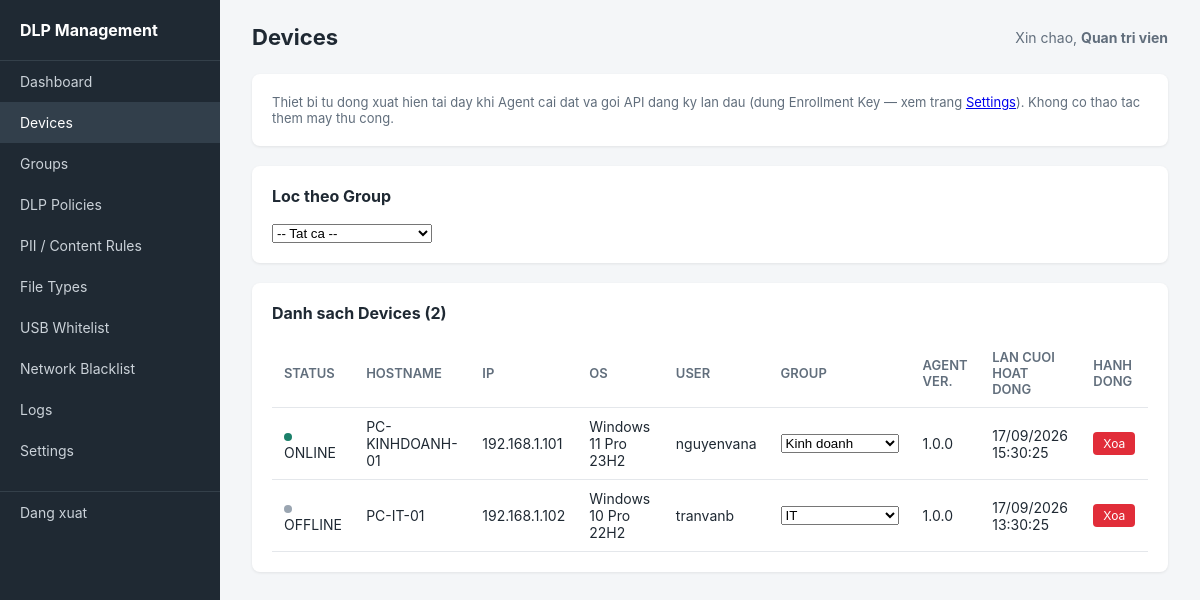
Page /admin/devices.php (signed in) on the committed database.
### tables this page shows
CREATE TABLE devices (
    id                  INT PRIMARY KEY AUTO_INCREMENT,
    hostname            VARCHAR(100) NOT NULL UNIQUE,
    ip_address          VARCHAR(45),
    os_info             VARCHAR(150),
    username            VARCHAR(100),
    group_id            INT DEFAULT NULL,
    api_token           VARCHAR(255) NOT NULL UNIQUE,
    agent_version       VARCHAR(20),
    status              ENUM('ONLINE','OFFLINE') DEFAULT 'OFFLINE',
    enrolled_via_key_id INT DEFAULT NULL,
    first_seen          DATETIME DEFAULT CURRENT_TIMESTAMP,
    last_seen           DATETIME,
    FOREIGN KEY (group_id) REFERENCES groups(id) ON DELETE SET NULL,
    FOREIGN KEY (enrolled_via_key_id) REFERENCES enrollment_keys(id) ON DELETE SET NULL,
    INDEX idx_devices_group (group_id),
    INDEX idx_devices_status (status)
);

CREATE TABLE groups (
    id              INT PRIMARY KEY AUTO_INCREMENT,
    name            VARCHAR(100) NOT NULL UNIQUE,
    description     TEXT,
    created_at      DATETIME DEFAULT CURRENT_TIMESTAMP
);

### includes/helpers.php (called while the page is built, shortened)
<?php
function h(?string $value): string {
    return htmlspecialchars($value ?? '', ENT_QUOTES, 'UTF-8');
}
function status_dot_class(string $status): string {
    return $status === 'ONLINE' ? 'dot-online' : 'dot-offline';
}
function format_datetime(?string $dt): string {
    return date('d/m/Y H:i:s', strtotime($dt));
}

### admin/devices.php (the view, shortened to what this page needs)
<?php
require_once __DIR__ . '/../config/database.php';
require_once __DIR__ . '/../includes/helpers.php';
$pdo->exec("UPDATE devices SET status = 'OFFLINE' WHERE last_seen < (NOW() - INTERVAL 5 MINUTE)");
$groups = $pdo->query("SELECT id, name FROM groups ORDER BY name")->fetchAll();
$where = '';
$params = [];
$stmt = $pdo->prepare("
    SELECT d.*, g.name as group_name
    FROM devices d
    LEFT JOIN groups g ON d.group_id = g.id
    $where
    ORDER BY d.last_seen DESC
");
$stmt->execute($params);
$devices = $stmt->fetchAll();
require __DIR__ . '/../includes/layout_header.php';
?>
<div class="card">
    <p style="font-size:13px; color:#616e7c;">
        Thiet bi tu dong xuat hien tai day khi Agent cai dat va goi API dang ky lan dau
        (dung Enrollment Key — xem trang <a href="settings.php">Settings</a>). Khong co thao tac them may thu cong.
    </p>
</div>
<div class="card">
    <h2>Loc theo Group</h2>
    <form method="GET" style="max-width:300px;">
        <select name="group_id" onchange="this.form.submit()">
            <option value="">-- Tat ca --</option>
        </select>
    </form>
</div>
<div class="card">
    <h2>Danh sach Devices (<?= count($devices) ?>)</h2>
    <table>
        <thead>
        <tr>
            <th>Status</th><th>Hostname</th><th>IP</th><th>OS</th><th>User</th>
            <th>Group</th><th>Agent Ver.</th><th>Lan cuoi hoat dong</th><th>Hanh dong</th>
        </tr>
        </thead>
        <tbody>
        <?php foreach ($devices as $d): ?>
            <tr>
                <td><span class="dot <?= status_dot_class($d['status']) ?>"></span><?= h($d['status']) ?></td>
                <td><?= h($d['hostname']) ?></td>
                <td><?= h($d['ip_address'] ?? '-') ?></td>
                <td><?= h($d['os_info'] ?? '-') ?></td>
                <td><?= h($d['username'] ?? '-') ?></td>
                <td>
                    <form method="POST" style="display:flex; gap:6px;">
                        <select name="group_id" onchange="this.form.submit()">
                            <?php foreach ($groups as $g): ?>
                                <option value="<?= (int)$g['id'] ?>" <?= $d['group_id'] == $g['id'] ? 'selected' : '' ?>>
                                    <?= h($g['name']) ?>
                                </option>
                            <?php endforeach; ?>
                        </select>
                    </form>
                </td>
                <td><?= h($d['agent_version'] ?? '-') ?></td>
                <td><?= h(format_datetime($d['last_seen'])) ?></td>
                <td>
                    <a href="devices.php?delete=<?= (int)$d['id'] ?>" class="btn btn-danger btn-sm"
                       onclick="return confirm('Xoa thiet bi nay khoi he thong? Agent se can enrollment key de dang ky lai.')">Xoa</a>
                </td>
            </tr>
        <?php endforeach; ?>
        </tbody>
    </table>
</div>
<?php require __DIR__ . '/../includes/layout_footer.php'; ?>

### admin/assets/style.css (style rules this page uses)
* { box-sizing: border-box; margin: 0; padding: 0; }
body { font-family: -apple-system, "Segoe UI", Roboto, Arial, sans-serif; background: #f4f6f8; color: #1f2933; }
.card { background: #fff; border-radius: 8px; padding: 20px; margin-bottom: 20px; box-shadow: 0 1px 3px rgba(0,0,0,0.08); }
.card h2 { font-size: 16px; margin-bottom: 16px; }
table { width: 100%; border-collapse: collapse; font-size: 14px; }
th, td { text-align: left; padding: 10px 12px; border-bottom: 1px solid #e4e7eb; }
th { color: #616e7c; font-weight: 600; font-size: 13px; text-transform: uppercase; }
.btn { display: inline-block; padding: 8px 16px; border-radius: 4px; border: none; font-size: 14px; cursor: pointer; text-decoration: none; }
.btn-danger { background: #e12d39; color: #fff; }
.btn-sm { padding: 4px 10px; font-size: 12px; }
.dot { display: inline-block; width: 8px; height: 8px; border-radius: 50%; margin-right: 6px; }
.dot-online { background: #1b806a; }
.dot-offline { background: #9aa5b1; }

### rows in the picture
devices: status "ONLINE", hostname "PC-KINHDOANH-01", ip_address "192.168.1.101", os_info "Windows 11 Pro 23H2", username "nguyenvana", group_id "Kinh doanh", agent_version "1.0.0", last_seen "17/09/2026 15:30:25"
devices: status "OFFLINE", hostname "PC-IT-01", ip_address "192.168.1.102", os_info "Windows 10 Pro 22H2", username "tranvanb", group_id "IT", agent_version "1.0.0", last_seen "17/09/2026 13:30:25"

### other values in the picture
$item['label'] "Dashboard"
$item['label'] "Devices"
$item['label'] "Groups"
$item['label'] "DLP Policies"
$item['label'] "PII / Content Rules"
$item['label'] "File Types"
$item['label'] "USB Whitelist"
$item['label'] "Network Blacklist"
$item['label'] "Logs"
$item['label'] "Settings"
$pageTitle "Devices"
current_admin_name() "Quan tri vien"
count($devices) "2"
